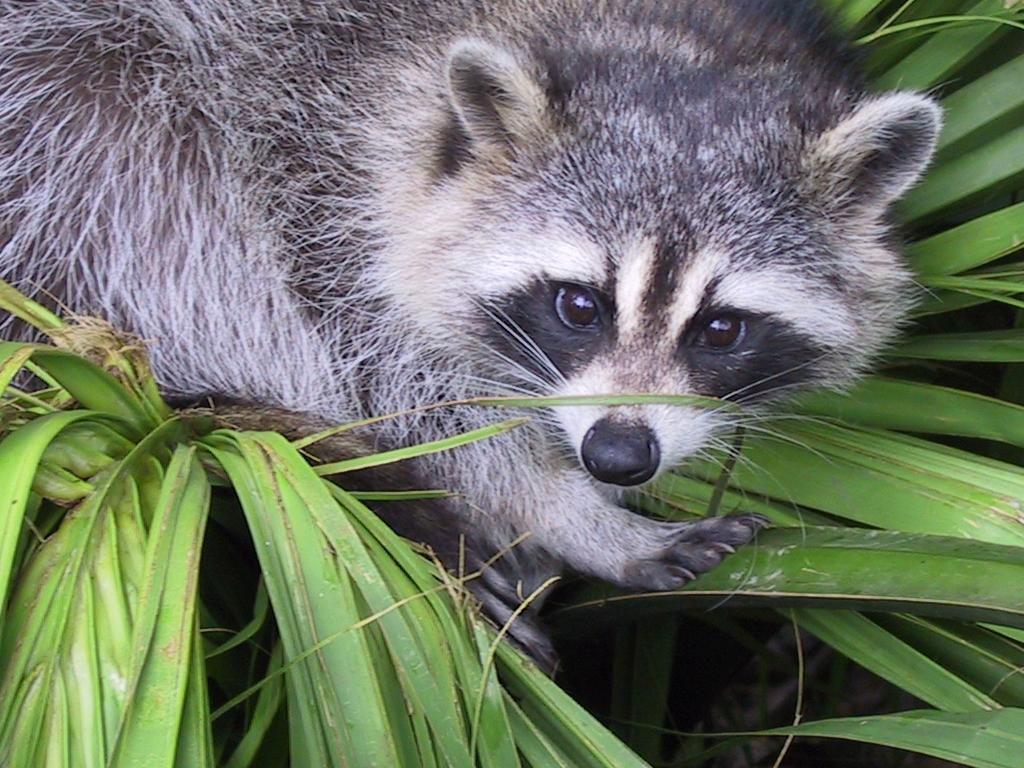
#> input picture 1_array/ex_03/animal.jpeg, 1024 x 768 px
$ python zoom.py
#> lines starting #> are read from the running program, lines starting #| are printed output that depends on the picture
### 1_array/ex_03/load_image.py
import numpy as np
import os
from PIL import Image


def ft_load(path: str) -> np.array:
    """
    Takes a file path of extension either `.jpeg`, `.jpg` or `.png`.

    """
#> called with path = 'animal.jpeg'
    format_image = ["jpeg", "jpg", "png"]
    if not os.access(path, os.R_OK):
        return f"The given file `{path}` is not accessible."

    # try/except if the file does not have any extension
    try:
        extension = path.split(".")[-1]

        if extension not in format_image:
            return f"The file `{path}` extension is not supported."
    except Exception:
        return f"The file {path} does not contains a supported extension."

    with Image.open(path) as im:
        # Simply load an im object into the array.
#> im is the input picture: PIL image 1024x768 RGB; mean R, G, B 110.7, 117.7, 102.1
        array_image = np.array(im)
        print(f"IMAGE MODE = {im.mode}")
#| IMAGE MODE = RGB
        print(f"The shape of image is : {array_image.shape}")
#| The shape of image is : (768, 1024, 3)
#> (printed output is left out)
        return array_image


# [5 lines left out: function main, not called in this run]


# [2 lines that do not run on import are left out]

### 1_array/ex_03/zoom.py
import numpy as np
import sys
import matplotlib.pyplot as plt
from PIL import Image
from load_image import ft_load


def ft_zoom(np_array) -> None:
    """
    Crop, applies a gray filter and displays a X/Y axis on a given image.
    """
    im = Image.fromarray(np_array)

    # Convert the image in grayscale
    # ! NOTE : this creates a 2D array
    grayscale_im = im.convert("L")
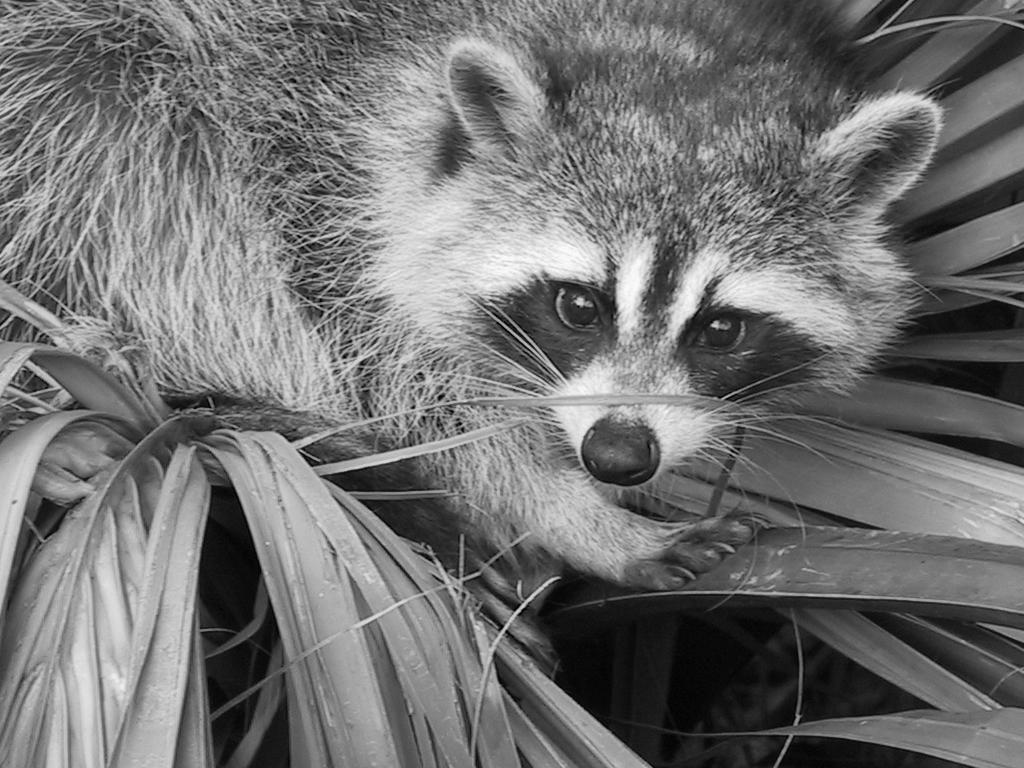
#> grayscale_im: PIL image 1024x768 L; min 0, max 253, mean 113.8

    # Create a crop tupple for getting the raccoon face approximatively
    left, upper = 450, 110
    # + 400 on both right and lower to ensure a square final result
    right = left + 400
    lower = upper + 400

    crop_input = (left, upper, right, lower)

    cropped = grayscale_im.crop(crop_input)
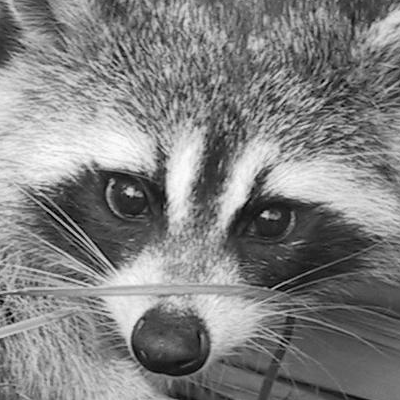
#> cropped: PIL image 400x400 L; min 0, max 253, mean 128.9

    # Dump the `cropped` image into a np.array
    result_array = np.array(cropped)

    print(f"New shape after slicing: {result_array.shape}")
#| New shape after slicing: (400, 400)
    print(result_array)
#> (printed output is left out)

    # For displaying the X and Y axis
    plt.imshow(result_array, cmap="gray")
    plt.show()

    """
    ! NOTE ON plt.imshow() Function:
    Because this function understands by default a 3D array, giving it a 2D
    array makes the function to kinda `guess` the color.
    It does happens that giving it a raw 2D array like this :

    plt.imshow(result_array)

    Despite being converted in gray, the library applies a uniform colormap
    which is 'viridis' by default, but isn't gray.

    If we need to have a gray scale, we can force to colormap with

    plt.imshow(result_array, cmap='gray')

    ! NOTE 2:
    `plt.imshow()` take PIL objects and np.array()

    The following code:
    plt.imshow(cropped, cmap='gray')

    Is as valid as with an PIL object.
    """


def main() -> None:
    """
    Main function
    """
    image_name = "animal.jpeg"
    np_result = ft_load(image_name)

    # Skip ft_zoom function if the data isn't a type numpy array
    if not isinstance(np_result, np.ndarray):
        print(f"{image_name} is couldn't be loaded.")
        sys.exit(1)

    print(np_result)
    ft_zoom(np_result)


if __name__ == "__main__":
    main()
